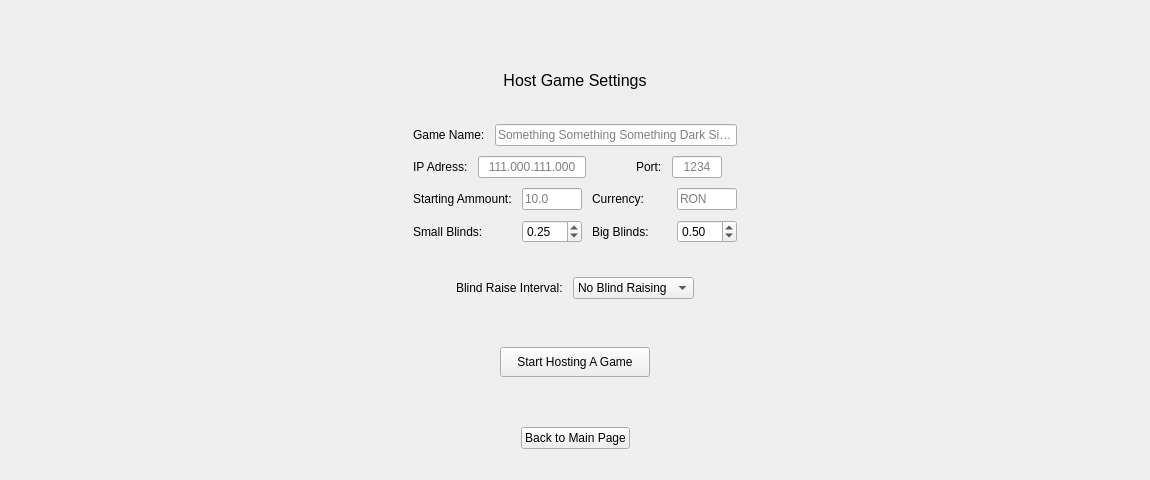
      <widget class="QWidget" name="hostGamePage">
       <layout class="QHBoxLayout" name="horizontalLayout_9">
        <item>
         <spacer name="horizontalSpacer_6">
          <property name="orientation">
           <enum>Qt::Horizontal</enum>
          </property>
          <property name="sizeHint" stdset="0">
           <size>
            <width>402</width>
            <height>20</height>
           </size>
          </property>
         </spacer>
        </item>
        <item>
         <layout class="QVBoxLayout" name="verticalLayout_4">
          <property name="spacing">
           <number>10</number>
          </property>
          <property name="topMargin">
           <number>20</number>
          </property>
          <property name="bottomMargin">
           <number>20</number>
          </property>
          <item>
           <spacer name="verticalSpacer_4">
            <property name="orientation">
             <enum>Qt::Vertical</enum>
            </property>
            <property name="sizeHint" stdset="0">
             <size>
              <width>20</width>
              <height>40</height>
             </size>
            </property>
           </spacer>
          </item>
          <item>
           <widget class="QLabel" name="label_9">
            <property name="text">
             <string>&lt;html&gt;&lt;head/&gt;&lt;body&gt;&lt;p align=&quot;center&quot;&gt;&lt;span style=&quot; font-size:12pt;&quot;&gt;Host Game Settings&lt;/span&gt;&lt;/p&gt;&lt;/body&gt;&lt;/html&gt;</string>
            </property>
           </widget>
          </item>
          <item>
           <widget class="QLabel" name="label_11">
            <property name="text">
             <string/>
            </property>
           </widget>
          </item>
          <item>
           <layout class="QHBoxLayout" name="horizontalLayout_10">
            <item>
             <widget class="QLabel" name="label_8">
              <property name="text">
               <string>Game Name:</string>
              </property>
             </widget>
            </item>
            <item>
             <widget class="QLineEdit" name="line_game_name">
              <property name="placeholderText">
               <string>Something Something Something Dark Side...</string>
              </property>
             </widget>
            </item>
           </layout>
          </item>
          <item>
           <layout class="QHBoxLayout" name="horizontalLayout_83">
            <property name="leftMargin">
             <number>0</number>
            </property>
            <property name="rightMargin">
             <number>15</number>
            </property>
            <item>
             <widget class="QLabel" name="label_17">
              <property name="text">
               <string>IP Adress:</string>
              </property>
             </widget>
            </item>
            <item>
             <widget class="QLineEdit" name="line_host_game_ip">
              <property name="alignment">
               <set>Qt::AlignCenter</set>
              </property>
              <property name="placeholderText">
               <string>111.000.111.000</string>
              </property>
             </widget>
            </item>
            <item>
             <spacer name="horizontalSpacer_48">
              <property name="orientation">
               <enum>Qt::Horizontal</enum>
              </property>
              <property name="sizeHint" stdset="0">
               <size>
                <width>40</width>
                <height>20</height>
               </size>
              </property>
             </spacer>
            </item>
            <item>
             <widget class="QLabel" name="label_18">
              <property name="text">
               <string>Port:</string>
              </property>
             </widget>
            </item>
            <item>
             <widget class="QLineEdit" name="line_host_game_port">
              <property name="maximumSize">
               <size>
                <width>50</width>
                <height>16777215</height>
               </size>
              </property>
              <property name="alignment">
               <set>Qt::AlignCenter</set>
              </property>
              <property name="placeholderText">
               <string>1234</string>
              </property>
             </widget>
            </item>
           </layout>
          </item>
          <item>
           <layout class="QHBoxLayout" name="horizontalLayout_7">
            <item>
             <layout class="QVBoxLayout" name="verticalLayout_5">
              <item>
               <layout class="QHBoxLayout" name="horizontalLayout_6">
                <item>
                 <widget class="QLabel" name="label_7">
                  <property name="text">
                   <string>Starting Ammount:</string>
                  </property>
                 </widget>
                </item>
                <item>
                 <widget class="QLineEdit" name="line_starting_ammount">
                  <property name="minimumSize">
                   <size>
                    <width>60</width>
                    <height>0</height>
                   </size>
                  </property>
                  <property name="maximumSize">
                   <size>
                    <width>60</width>
                    <height>16777215</height>
                   </size>
                  </property>
                  <property name="placeholderText">
                   <string>10.0</string>
                  </property>
                 </widget>
                </item>
               </layout>
              </item>
              <item>
               <layout class="QHBoxLayout" name="horizontalLayout_11">
                <item>
                 <widget class="QLabel" name="label_2">
                  <property name="text">
                   <string>Small Blinds:</string>
                  </property>
                 </widget>
                </item>
                <item>
                 <widget class="QDoubleSpinBox" name="spinbox_small_blind">
                  <property name="minimumSize">
                   <size>
                    <width>60</width>
                    <height>0</height>
                   </size>
                  </property>
                  <property name="maximumSize">
                   <size>
                    <width>60</width>
                    <height>16777215</height>
                   </size>
                  </property>
                  <property name="specialValueText">
                   <string/>
                  </property>
                  <property name="maximum">
                   <double>100.000000000000000</double>
                  </property>
                  <property name="singleStep">
                   <double>0.250000000000000</double>
                  </property>
                  <property name="value">
                   <double>0.250000000000000</double>
                  </property>
                 </widget>
                </item>
               </layout>
              </item>
             </layout>
            </item>
            <item>
             <layout class="QVBoxLayout" name="verticalLayout_6">
              <item>
               <layout class="QHBoxLayout" name="horizontalLayout_5">
                <item>
                 <widget class="QLabel" name="label_5">
                  <property name="text">
                   <string>Currency:</string>
                  </property>
                 </widget>
                </item>
                <item>
                 <widget class="QLineEdit" name="line_currency">
                  <property name="minimumSize">
                   <size>
                    <width>60</width>
                    <height>0</height>
                   </size>
                  </property>
                  <property name="maximumSize">
                   <size>
                    <width>60</width>
                    <height>16777215</height>
                   </size>
                  </property>
                  <property name="text">
                   <string/>
                  </property>
                  <property name="maxLength">
                   <number>3</number>
                  </property>
                  <property name="placeholderText">
                   <string>RON</string>
                  </property>
                 </widget>
                </item>
               </layout>
              </item>
              <item>
               <layout class="QHBoxLayout" name="horizontalLayout_12">
                <item>
                 <widget class="QLabel" name="label_4">
                  <property name="text">
                   <string>Big Blinds:</string>
                  </property>
                 </widget>
                </item>
                <item>
                 <widget class="QDoubleSpinBox" name="spinbox_big_blind">
                  <property name="minimumSize">
                   <size>
                    <width>60</width>
                    <height>0</height>
                   </size>
                  </property>
                  <property name="maximumSize">
                   <size>
                    <width>60</width>
                    <height>16777215</height>
                   </size>
                  </property>
                  <property name="maximum">
                   <double>200.000000000000000</double>
                  </property>
                  <property name="singleStep">
                   <double>0.250000000000000</double>
                  </property>
                  <property name="value">
                   <double>0.500000000000000</double>
                  </property>
                 </widget>
                </item>
               </layout>
              </item>
             </layout>
            </item>
           </layout>
          </item>
          <item>
           <widget class="QLabel" name="label_12">
            <property name="text">
             <string/>
            </property>
           </widget>
          </item>
          <item>
           <layout class="QHBoxLayout" name="horizontalLayout_8">
            <item>
             <spacer name="horizontalSpacer_5">
              <property name="orientation">
               <enum>Qt::Horizontal</enum>
              </property>
              <property name="sizeHint" stdset="0">
               <size>
                <width>40</width>
                <height>20</height>
               </size>
              </property>
             </spacer>
            </item>
            <item>
             <widget class="QLabel" name="label_6">
              <property name="text">
               <string>Blind Raise Interval:</string>
              </property>
             </widget>
            </item>
            <item>
             <widget class="QComboBox" name="combobox_blind_raise_interval">
              <item>
               <property name="text">
                <string>No Blind Raising</string>
               </property>
              </item>
              <item>
               <property name="text">
                <string>10 Minutes</string>
               </property>
              </item>
              <item>
               <property name="text">
                <string>20 Minutes</string>
               </property>
              </item>
              <item>
               <property name="text">
                <string>30 Minutes</string>
               </property>
              </item>
             </widget>
            </item>
            <item>
             <spacer name="horizontalSpacer_9">
              <property name="orientation">
               <enum>Qt::Horizontal</enum>
              </property>
              <property name="sizeHint" stdset="0">
               <size>
                <width>40</width>
                <height>20</height>
               </size>
              </property>
             </spacer>
            </item>
           </layout>
          </item>
          <item>
           <widget class="QLabel" name="label_10">
            <property name="text">
             <string>&lt;html&gt;&lt;head/&gt;&lt;body&gt;&lt;p&gt;&lt;br/&gt;&lt;/p&gt;&lt;/body&gt;&lt;/html&gt;</string>
            </property>
           </widget>
          </item>
          <item>
           <layout class="QHBoxLayout" name="horizontalLayout_13">
            <item>
             <spacer name="horizontalSpacer_8">
              <property name="orientation">
               <enum>Qt::Horizontal</enum>
              </property>
              <property name="sizeHint" stdset="0">
               <size>
                <width>40</width>
                <height>20</height>
               </size>
              </property>
             </spacer>
            </item>
            <item>
             <widget class="QPushButton" name="buttonStartHostingAGame">
              <property name="minimumSize">
               <size>
                <width>150</width>
                <height>30</height>
               </size>
              </property>
              <property name="text">
               <string>Start Hosting A Game</string>
              </property>
             </widget>
            </item>
            <item>
             <spacer name="horizontalSpacer_10">
              <property name="orientation">
               <enum>Qt::Horizontal</enum>
              </property>
              <property name="sizeHint" stdset="0">
               <size>
                <width>40</width>
                <height>20</height>
               </size>
              </property>
             </spacer>
            </item>
           </layout>
          </item>
          <item>
           <spacer name="verticalSpacer_5">
            <property name="orientation">
             <enum>Qt::Vertical</enum>
            </property>
            <property name="sizeHint" stdset="0">
             <size>
              <width>20</width>
              <height>40</height>
             </size>
            </property>
           </spacer>
          </item>
          <item>
           <layout class="QHBoxLayout" name="horizontalLayout_71">
            <item>
             <spacer name="horizontalSpacer_46">
              <property name="orientation">
               <enum>Qt::Horizontal</enum>
              </property>
              <property name="sizeHint" stdset="0">
               <size>
                <width>40</width>
                <height>20</height>
               </size>
              </property>
             </spacer>
            </item>
            <item>
             <widget class="QPushButton" name="button_host_to_main_page">
              <property name="text">
               <string>Back to Main Page</string>
              </property>
             </widget>
            </item>
            <item>
             <spacer name="horizontalSpacer_47">
              <property name="orientation">
               <enum>Qt::Horizontal</enum>
              </property>
              <property name="sizeHint" stdset="0">
               <size>
                <width>40</width>
                <height>20</height>
               </size>
              </property>
             </spacer>
            </item>
           </layout>
          </item>
         </layout>
        </item>
        <item>
         <spacer name="horizontalSpacer_7">
          <property name="orientation">
           <enum>Qt::Horizontal</enum>
          </property>
          <property name="sizeHint" stdset="0">
           <size>
            <width>402</width>
            <height>20</height>
           </size>
          </property>
         </spacer>
        </item>
       </layout>
      </widget>
